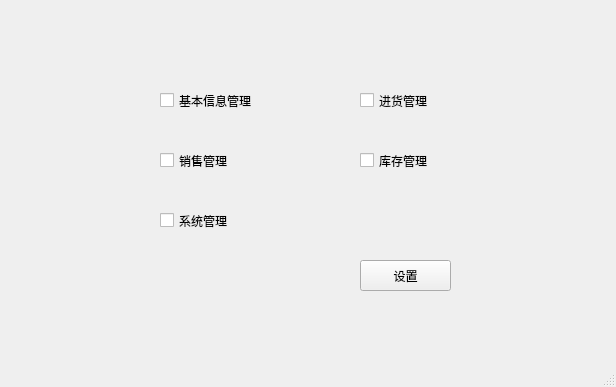
<?xml version="1.0" encoding="UTF-8"?>
<ui version="4.0">
 <class>MainWindow</class>
 <widget class="QMainWindow" name="MainWindow">
  <property name="geometry">
   <rect>
    <x>0</x>
    <y>0</y>
    <width>616</width>
    <height>387</height>
   </rect>
  </property>
  <property name="windowTitle">
   <string>MainWindow</string>
  </property>
  <widget class="QWidget" name="centralwidget">
   <widget class="QCheckBox" name="checkBox">
    <property name="geometry">
     <rect>
      <x>160</x>
      <y>80</y>
      <width>121</width>
      <height>41</height>
     </rect>
    </property>
    <property name="text">
     <string>基本信息管理</string>
    </property>
   </widget>
   <widget class="QCheckBox" name="checkBox_2">
    <property name="geometry">
     <rect>
      <x>360</x>
      <y>80</y>
      <width>91</width>
      <height>41</height>
     </rect>
    </property>
    <property name="text">
     <string>进货管理</string>
    </property>
   </widget>
   <widget class="QCheckBox" name="checkBox_3">
    <property name="geometry">
     <rect>
      <x>160</x>
      <y>140</y>
      <width>91</width>
      <height>41</height>
     </rect>
    </property>
    <property name="text">
     <string>销售管理</string>
    </property>
   </widget>
   <widget class="QCheckBox" name="checkBox_4">
    <property name="geometry">
     <rect>
      <x>360</x>
      <y>140</y>
      <width>91</width>
      <height>41</height>
     </rect>
    </property>
    <property name="text">
     <string>库存管理</string>
    </property>
   </widget>
   <widget class="QCheckBox" name="checkBox_5">
    <property name="geometry">
     <rect>
      <x>160</x>
      <y>200</y>
      <width>91</width>
      <height>41</height>
     </rect>
    </property>
    <property name="text">
     <string>系统管理</string>
    </property>
   </widget>
   <widget class="QPushButton" name="pushButton">
    <property name="geometry">
     <rect>
      <x>360</x>
      <y>260</y>
      <width>91</width>
      <height>31</height>
     </rect>
    </property>
    <property name="text">
     <string>设置</string>
    </property>
   </widget>
  </widget>
  <widget class="QMenuBar" name="menubar">
   <property name="geometry">
    <rect>
     <x>0</x>
     <y>0</y>
     <width>616</width>
     <height>26</height>
    </rect>
   </property>
  </widget>
  <widget class="QStatusBar" name="statusbar"/>
 </widget>
 <resources/>
 <connections/>
</ui>
